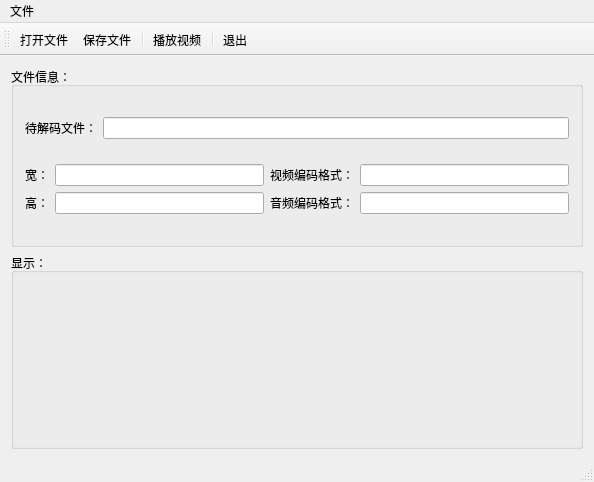
<?xml version="1.0" encoding="UTF-8"?>
<ui version="4.0">
 <class>SdlDisplay</class>
 <widget class="QMainWindow" name="SdlDisplay">
  <property name="geometry">
   <rect>
    <x>0</x>
    <y>0</y>
    <width>594</width>
    <height>482</height>
   </rect>
  </property>
  <property name="windowTitle">
   <string>SdlDisplay</string>
  </property>
  <widget class="QWidget" name="centralWidget">
   <layout class="QVBoxLayout" name="verticalLayout_2">
    <item>
     <widget class="QGroupBox" name="groupBox">
      <property name="maximumSize">
       <size>
        <width>16777215</width>
        <height>180</height>
       </size>
      </property>
      <property name="title">
       <string>文件信息：</string>
      </property>
      <layout class="QGridLayout" name="gridLayout_2">
       <item row="0" column="0">
        <widget class="QLabel" name="label_5">
         <property name="text">
          <string>待解码文件：</string>
         </property>
        </widget>
       </item>
       <item row="0" column="1">
        <widget class="QLineEdit" name="lineEdit_inFileName"/>
       </item>
       <item row="1" column="0" colspan="2">
        <layout class="QGridLayout" name="gridLayout">
         <item row="0" column="0">
          <widget class="QLabel" name="label">
           <property name="text">
            <string>宽：</string>
           </property>
          </widget>
         </item>
         <item row="0" column="1">
          <widget class="QLineEdit" name="lineEdit_videoW"/>
         </item>
         <item row="0" column="2">
          <widget class="QLabel" name="label_3">
           <property name="text">
            <string>视频编码格式：</string>
           </property>
          </widget>
         </item>
         <item row="0" column="3">
          <widget class="QLineEdit" name="lineEdit_videoEncodeFormat"/>
         </item>
         <item row="1" column="0">
          <widget class="QLabel" name="label_2">
           <property name="text">
            <string>高：</string>
           </property>
          </widget>
         </item>
         <item row="1" column="1">
          <widget class="QLineEdit" name="lineEdit_videoH"/>
         </item>
         <item row="1" column="2">
          <widget class="QLabel" name="label_4">
           <property name="text">
            <string>音频编码格式：</string>
           </property>
          </widget>
         </item>
         <item row="1" column="3">
          <widget class="QLineEdit" name="lineEdit_audioEncodecFormat"/>
         </item>
        </layout>
       </item>
      </layout>
     </widget>
    </item>
    <item>
     <widget class="QGroupBox" name="groupBox_2">
      <property name="title">
       <string>显示：</string>
      </property>
      <layout class="QVBoxLayout" name="verticalLayout">
       <item>
        <widget class="QWidget" name="widget" native="true"/>
       </item>
      </layout>
     </widget>
    </item>
   </layout>
  </widget>
  <widget class="QMenuBar" name="menuBar">
   <property name="geometry">
    <rect>
     <x>0</x>
     <y>0</y>
     <width>594</width>
     <height>17</height>
    </rect>
   </property>
   <widget class="QMenu" name="menu">
    <property name="title">
     <string>文件</string>
    </property>
    <addaction name="actOpen"/>
    <addaction name="actSave"/>
   </widget>
   <addaction name="menu"/>
  </widget>
  <widget class="QToolBar" name="mainToolBar">
   <property name="toolButtonStyle">
    <enum>Qt::ToolButtonTextUnderIcon</enum>
   </property>
   <attribute name="toolBarArea">
    <enum>TopToolBarArea</enum>
   </attribute>
   <attribute name="toolBarBreak">
    <bool>false</bool>
   </attribute>
   <addaction name="actOpen"/>
   <addaction name="actSave"/>
   <addaction name="separator"/>
   <addaction name="actPlay"/>
   <addaction name="separator"/>
   <addaction name="actExit"/>
  </widget>
  <widget class="QStatusBar" name="statusBar"/>
  <action name="actOpen">
   <property name="icon">
    <iconset resource="resource.qrc">
     <normaloff>:/icons/icons/open.bmp</normaloff>:/icons/icons/open.bmp</iconset>
   </property>
   <property name="text">
    <string>打开文件</string>
   </property>
   <property name="shortcut">
    <string>Ctrl+O</string>
   </property>
   <property name="shortcutVisibleInContextMenu">
    <bool>false</bool>
   </property>
  </action>
  <action name="actSave">
   <property name="icon">
    <iconset resource="resource.qrc">
     <normaloff>:/icons/icons/save.bmp</normaloff>:/icons/icons/save.bmp</iconset>
   </property>
   <property name="text">
    <string>保存文件</string>
   </property>
   <property name="shortcut">
    <string>Ctrl+S</string>
   </property>
  </action>
  <action name="actExit">
   <property name="icon">
    <iconset resource="resource.qrc">
     <normaloff>:/icons/icons/exit.bmp</normaloff>:/icons/icons/exit.bmp</iconset>
   </property>
   <property name="text">
    <string>退出</string>
   </property>
   <property name="shortcut">
    <string>Ctrl+Q</string>
   </property>
  </action>
  <action name="actPlay">
   <property name="icon">
    <iconset resource="resource.qrc">
     <normaloff>:/icons/icons/play.bmp</normaloff>:/icons/icons/play.bmp</iconset>
   </property>
   <property name="text">
    <string>播放视频</string>
   </property>
  </action>
 </widget>
 <layoutdefault spacing="6" margin="11"/>
 <resources>
  <include location="resource.qrc"/>
 </resources>
 <connections>
  <connection>
   <sender>actExit</sender>
   <signal>triggered()</signal>
   <receiver>SdlDisplay</receiver>
   <slot>close()</slot>
   <hints>
    <hint type="sourcelabel">
     <x>-1</x>
     <y>-1</y>
    </hint>
    <hint type="destinationlabel">
     <x>296</x>
     <y>240</y>
    </hint>
   </hints>
  </connection>
 </connections>
</ui>
